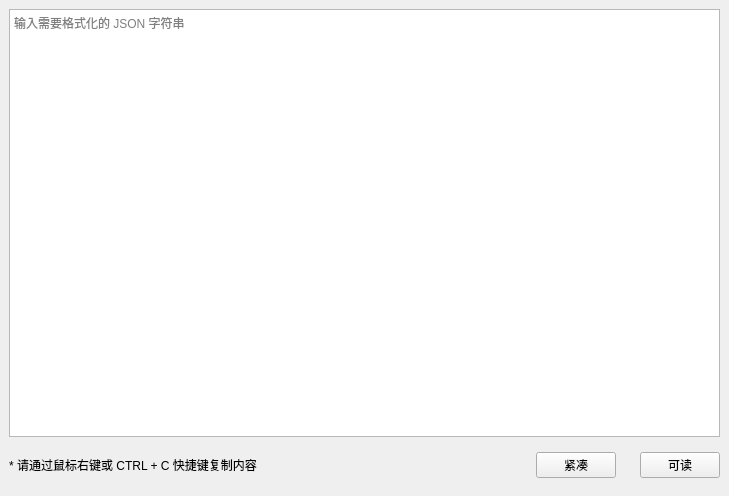
<?xml version="1.0" encoding="UTF-8"?>
<ui version="4.0">
 <class>WidgetFormatJson</class>
 <widget class="QWidget" name="WidgetFormatJson">
  <property name="geometry">
   <rect>
    <x>0</x>
    <y>0</y>
    <width>729</width>
    <height>496</height>
   </rect>
  </property>
  <property name="windowTitle">
   <string>Form</string>
  </property>
  <layout class="QGridLayout" name="gridLayout">
   <property name="leftMargin">
    <number>0</number>
   </property>
   <property name="topMargin">
    <number>0</number>
   </property>
   <property name="rightMargin">
    <number>0</number>
   </property>
   <property name="bottomMargin">
    <number>0</number>
   </property>
   <item row="0" column="0">
    <widget class="QWidget" name="widgetFormatJsonBase" native="true">
     <property name="background" stdset="0">
      <bool>true</bool>
     </property>
     <layout class="QGridLayout" name="gridLayout_3">
      <item row="0" column="0">
       <widget class="QTextEdit" name="tbValue">
        <property name="contextMenuPolicy">
         <enum>Qt::CustomContextMenu</enum>
        </property>
        <property name="acceptRichText">
         <bool>false</bool>
        </property>
        <property name="placeholderText">
         <string>输入需要格式化的 JSON 字符串</string>
        </property>
       </widget>
      </item>
      <item row="1" column="0">
       <widget class="QWidget" name="widget" native="true">
        <layout class="QGridLayout" name="gridLayout_2">
         <property name="leftMargin">
          <number>0</number>
         </property>
         <property name="rightMargin">
          <number>0</number>
         </property>
         <property name="horizontalSpacing">
          <number>24</number>
         </property>
         <item row="0" column="0">
          <widget class="QLabel" name="label">
           <property name="text">
            <string>* 请通过鼠标右键或 CTRL + C 快捷键复制内容</string>
           </property>
           <property name="alignment">
            <set>Qt::AlignCenter</set>
           </property>
          </widget>
         </item>
         <item row="0" column="1">
          <spacer name="horizontalSpacer">
           <property name="orientation">
            <enum>Qt::Horizontal</enum>
           </property>
           <property name="sizeHint" stdset="0">
            <size>
             <width>40</width>
             <height>20</height>
            </size>
           </property>
          </spacer>
         </item>
         <item row="0" column="2">
          <widget class="QPushButton" name="btnFormatJsonCompact">
           <property name="sizePolicy">
            <sizepolicy hsizetype="Minimum" vsizetype="Fixed">
             <horstretch>0</horstretch>
             <verstretch>0</verstretch>
            </sizepolicy>
           </property>
           <property name="text">
            <string>紧凑</string>
           </property>
           <property name="Ok" stdset="0">
            <bool>true</bool>
           </property>
          </widget>
         </item>
         <item row="0" column="3">
          <widget class="QPushButton" name="btnFormatJsonIndented">
           <property name="sizePolicy">
            <sizepolicy hsizetype="Minimum" vsizetype="Fixed">
             <horstretch>0</horstretch>
             <verstretch>0</verstretch>
            </sizepolicy>
           </property>
           <property name="text">
            <string>可读</string>
           </property>
           <property name="Ok" stdset="0">
            <bool>true</bool>
           </property>
          </widget>
         </item>
        </layout>
       </widget>
      </item>
     </layout>
    </widget>
   </item>
  </layout>
 </widget>
 <resources/>
 <connections/>
</ui>
